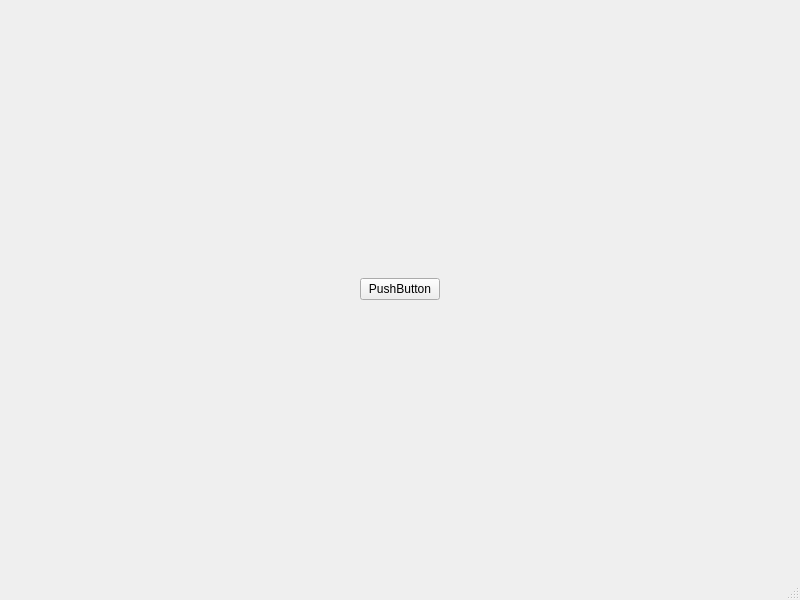
<?xml version="1.0" encoding="UTF-8"?>
<ui version="4.0">
 <class>MainWindow</class>
 <widget class="QMainWindow" name="MainWindow">
  <property name="geometry">
   <rect>
    <x>0</x>
    <y>0</y>
    <width>800</width>
    <height>600</height>
   </rect>
  </property>
  <property name="windowTitle">
   <string>MainWindow</string>
  </property>
  <widget class="QWidget" name="centralwidget">
   <layout class="QVBoxLayout" name="verticalLayout">
    <item>
     <spacer name="verticalSpacer">
      <property name="orientation">
       <enum>Qt::Vertical</enum>
      </property>
      <property name="sizeType">
       <enum>QSizePolicy::Expanding</enum>
      </property>
      <property name="sizeHint" stdset="0">
       <size>
        <width>20</width>
        <height>258</height>
       </size>
      </property>
     </spacer>
    </item>
    <item>
     <layout class="QHBoxLayout" name="horizontalLayout">
      <item>
       <spacer name="horizontalSpacer">
        <property name="orientation">
         <enum>Qt::Horizontal</enum>
        </property>
        <property name="sizeHint" stdset="0">
         <size>
          <width>40</width>
          <height>20</height>
         </size>
        </property>
       </spacer>
      </item>
      <item>
       <widget class="QPushButton" name="pushButton">
        <property name="text">
         <string>PushButton</string>
        </property>
       </widget>
      </item>
      <item>
       <spacer name="horizontalSpacer_2">
        <property name="orientation">
         <enum>Qt::Horizontal</enum>
        </property>
        <property name="sizeHint" stdset="0">
         <size>
          <width>40</width>
          <height>20</height>
         </size>
        </property>
       </spacer>
      </item>
     </layout>
    </item>
    <item>
     <spacer name="verticalSpacer_2">
      <property name="orientation">
       <enum>Qt::Vertical</enum>
      </property>
      <property name="sizeHint" stdset="0">
       <size>
        <width>20</width>
        <height>40</height>
       </size>
      </property>
     </spacer>
    </item>
   </layout>
  </widget>
  <widget class="QStatusBar" name="statusbar"/>
 </widget>
 <resources/>
 <connections/>
</ui>
